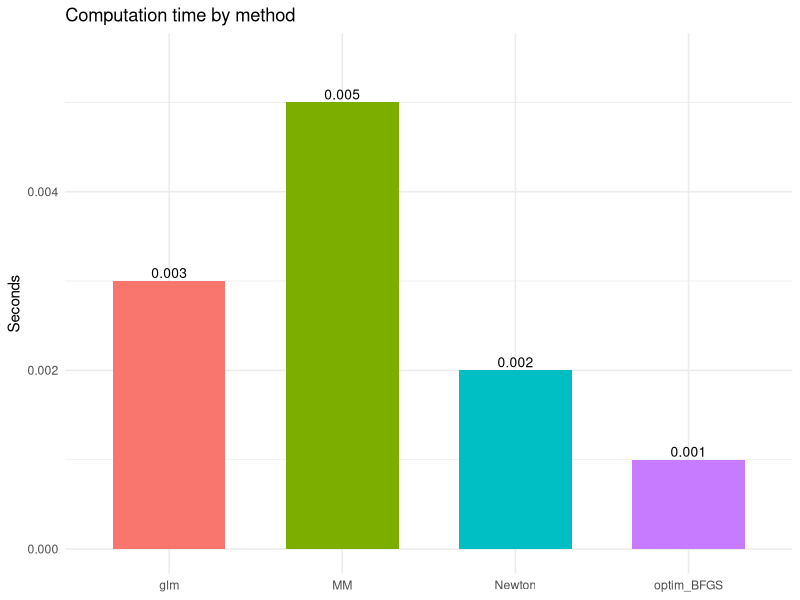
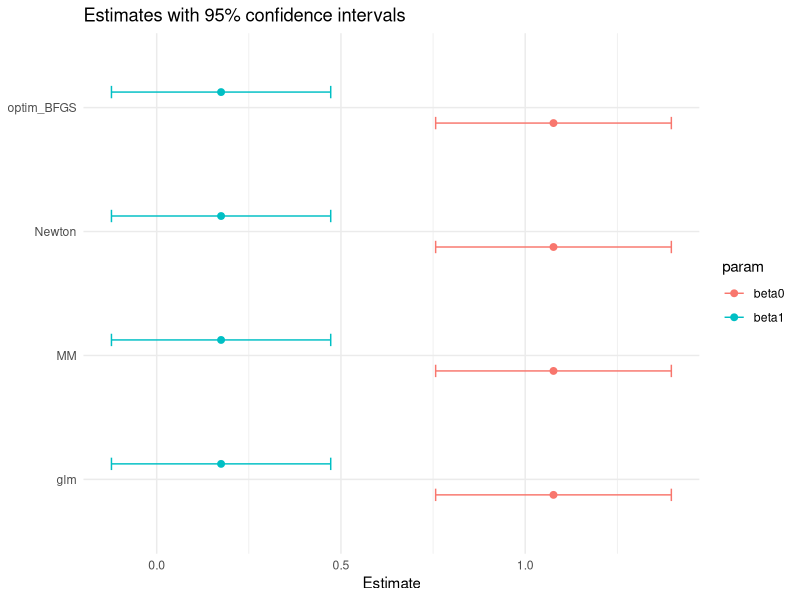
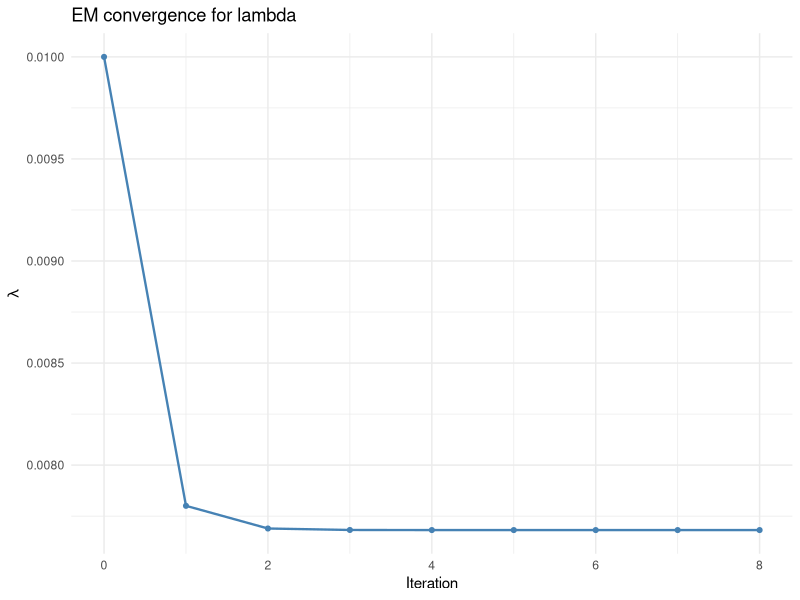

These figures' R source, in order:
## ---- chunk 1
knitr::opts_chunk$set(echo = TRUE, warning = FALSE, message = FALSE)
library(ggplot2)
## ---- chunk 2
set.seed(731)

n <- 200
beta_true <- c(1, 0.3)
x <- rnorm(n)
X <- cbind(1, x)
eta <- as.vector(X %*% beta_true)
prob <- 1 / (1 + exp(-eta))
y <- rbinom(n, 1, prob)

loglik <- function(beta, X, y) {
  eta <- as.vector(X %*% beta)
  sum(y * eta - log1p(exp(eta)))
}

score <- function(beta, X, y) {
  eta <- as.vector(X %*% beta)
  mu <- 1 / (1 + exp(-eta))
  as.vector(t(X) %*% (y - mu))
}

hess <- function(beta, X, y) {
  eta <- as.vector(X %*% beta)
  mu <- 1 / (1 + exp(-eta))
  w <- mu * (1 - mu)
  -crossprod(X * w, X)
}

newton_logit <- function(X, y, beta0 = c(0, 0), tol = 1e-8, maxit = 200) {
  beta <- beta0
  t0 <- proc.time()[3]
  for (it in 1:maxit) {
    g <- score(beta, X, y)
    H <- hess(beta, X, y)
    beta_new <- beta - solve(H, g)
    if (max(abs(beta_new - beta)) < tol) {
      beta <- beta_new
      break
    }
    beta <- beta_new
  }
  elapsed <- proc.time()[3] - t0

  eta <- as.vector(X %*% beta)
  mu <- 1 / (1 + exp(-eta))
  w <- mu * (1 - mu)
  vc <- solve(crossprod(X * w, X))
  se <- sqrt(diag(vc))

  list(beta = beta, se = se, vcov = vc, iter = it, time = elapsed)
}

mm_logit <- function(X, y, beta0 = c(0, 0), tol = 1e-8, maxit = 500, inner_maxit = 200) {
  p_dim <- ncol(X)
  beta <- beta0
  t0 <- proc.time()[3]

  for (it in 1:maxit) {
    beta_k <- beta
    eta_k <- as.vector(X %*% beta_k)
    w <- exp(eta_k) / (1 + exp(eta_k))
    beta_new <- beta_k

    for (j in 1:p_dim) {
      b <- beta_k[j]
      xj <- X[, j]
      s1 <- sum(y * xj)

      for (inner in 1:inner_maxit) {
        exp_term <- exp(p_dim * xj * (b - beta_k[j]))
        d1 <- -sum(w * xj * exp_term) + s1
        d2 <- -p_dim * sum(w * xj^2 * exp_term)
        b_new <- b - d1 / d2
        if (abs(b_new - b) < 1e-10) {
          b <- b_new
          break
        }
        b <- b_new
      }
      beta_new[j] <- b
    }

    if (max(abs(beta_new - beta_k)) < tol) {
      beta <- beta_new
      break
    }
    beta <- beta_new
  }

  elapsed <- proc.time()[3] - t0

  eta <- as.vector(X %*% beta)
  mu <- 1 / (1 + exp(-eta))
  w <- mu * (1 - mu)
  vc <- solve(crossprod(X * w, X))
  se <- sqrt(diag(vc))

  list(beta = beta, se = se, vcov = vc, iter = it, time = elapsed)
}

ci95 <- function(beta, se) {
  cbind(low = beta - 1.96 * se, high = beta + 1.96 * se)
}

fit_newton <- newton_logit(X, y, beta0 = c(0, 0), tol = 1e-8)
fit_mm <- mm_logit(X, y, beta0 = c(0, 0), tol = 1e-8)

t_glm <- system.time(
  fit_glm <- glm(y ~ x, family = binomial())
)
beta_glm <- coef(fit_glm)
se_glm <- sqrt(diag(vcov(fit_glm)))

negll <- function(beta, X, y) -loglik(beta, X, y)
t_optim <- system.time(
  fit_optim <- optim(c(0, 0), negll, X = X, y = y,
                     method = "BFGS", hessian = TRUE,
                     control = list(reltol = 1e-8, maxit = 1000))
)
beta_optim <- fit_optim$par
se_optim <- sqrt(diag(solve(fit_optim$hessian)))

results <- data.frame(
  method = c("Newton", "MM", "glm", "optim_BFGS"),
  beta0 = c(fit_newton$beta[1], fit_mm$beta[1], beta_glm[1], beta_optim[1]),
  beta1 = c(fit_newton$beta[2], fit_mm$beta[2], beta_glm[2], beta_optim[2]),
  iter = c(fit_newton$iter, fit_mm$iter, fit_glm$iter, fit_optim$counts["function"]),
  time_sec = c(fit_newton$time, fit_mm$time, t_glm["elapsed"], t_optim["elapsed"])
)

ci_df <- rbind(
  data.frame(method = "Newton", param = c("beta0", "beta1"), ci95(fit_newton$beta, fit_newton$se)),
  data.frame(method = "MM", param = c("beta0", "beta1"), ci95(fit_mm$beta, fit_mm$se)),
  data.frame(method = "glm", param = c("beta0", "beta1"), ci95(beta_glm, se_glm)),
  data.frame(method = "optim_BFGS", param = c("beta0", "beta1"), ci95(beta_optim, se_optim))
)

results_disp <- results
results_disp[sapply(results_disp, is.numeric)] <-
  round(results_disp[sapply(results_disp, is.numeric)], 6)

ci_df_disp <- ci_df
ci_df_disp[sapply(ci_df_disp, is.numeric)] <-
  round(ci_df_disp[sapply(ci_df_disp, is.numeric)], 6)
rownames(ci_df_disp) <- NULL

knitr::kable(results_disp, caption = "Method comparison: estimates, iterations, and time")
knitr::kable(ci_df_disp, row.names = FALSE, caption = "95% confidence intervals for beta0 and beta1")
## ---- chunk 3
ggplot(results, aes(x = method, y = time_sec, fill = method)) +
  geom_col(width = 0.65, show.legend = FALSE) +
  geom_text(aes(label = sprintf("%.3f", time_sec)), vjust = -0.3, size = 3.5) +
  labs(title = "Computation time by method", x = NULL, y = "Seconds") +
  theme_minimal(base_size = 11) +
  expand_limits(y = max(results$time_sec) * 1.10)
## ---- chunk 4
plot_df <- merge(
  data.frame(method = results$method, beta0 = results$beta0, beta1 = results$beta1),
  ci_df,
  by = "method"
)
plot_df$estimate <- ifelse(plot_df$param == "beta0", plot_df$beta0, plot_df$beta1)

ggplot(plot_df, aes(x = estimate, y = method, color = param)) +
  geom_point(position = position_dodge(width = 0.5), size = 2) +
  geom_errorbarh(aes(xmin = low, xmax = high),
                 position = position_dodge(width = 0.5), height = 0.2) +
  labs(title = "Estimates with 95% confidence intervals", x = "Estimate", y = NULL) +
  theme_minimal(base_size = 11)
## ---- chunk 5
library(survival)

veteran <- survival::veteran
y_obs <- veteran$time
delta <- veteran$status

em_exp_censored <- function(y, delta, lambda0 = 0.01, tol = 1e-10, maxit = 10000) {
  lambda <- lambda0
  trace <- data.frame(iter = 0, lambda = lambda0)
  t0 <- proc.time()[3]

  for (it in 1:maxit) {
    Et <- ifelse(delta == 1, y, y + 1 / lambda)
    lambda_new <- length(y) / sum(Et)
    trace <- rbind(trace, data.frame(iter = it, lambda = lambda_new))

    if (abs(lambda_new - lambda) < tol * max(1, abs(lambda))) {
      lambda <- lambda_new
      break
    }
    lambda <- lambda_new
  }

  list(lambda = lambda, iter = it, time = proc.time()[3] - t0, trace = trace)
}

fit_em <- em_exp_censored(y_obs, delta)

# Closed-form MLE under right-censoring
d <- sum(delta)
S <- sum(y_obs)
lambda_hat <- d / S

# Wald CI from observed information: I(lambda) = d/lambda^2
se_lambda <- lambda_hat / sqrt(d)
ci_wald <- lambda_hat + c(-1, 1) * 1.96 * se_lambda

# AFT comparison using exponential errors
fit_aft <- survreg(Surv(time, status) ~ 1, data = veteran, dist = "exponential")
mu_hat <- as.numeric(coef(fit_aft)[1])
se_mu <- sqrt(fit_aft$var[1, 1])
lambda_aft <- exp(-mu_hat)
ci_lambda_aft <- exp(-(mu_hat + c(1, -1) * 1.96 * se_mu))

summary_tbl <- data.frame(
  quantity = c("EM lambda", "Closed-form lambda", "AFT-transformed lambda", "EM iterations", "EM time (sec)"),
  value = c(fit_em$lambda, lambda_hat, lambda_aft, fit_em$iter, fit_em$time)
)

ci_tbl <- data.frame(
  method = c("EM/MLE Wald CI", "AFT transformed CI"),
  lower = c(ci_wald[1], ci_lambda_aft[1]),
  upper = c(ci_wald[2], ci_lambda_aft[2])
)

summary_tbl_disp <- summary_tbl
summary_tbl_disp[sapply(summary_tbl_disp, is.numeric)] <-
  round(summary_tbl_disp[sapply(summary_tbl_disp, is.numeric)], 6)

ci_tbl_disp <- ci_tbl
ci_tbl_disp[sapply(ci_tbl_disp, is.numeric)] <-
  round(ci_tbl_disp[sapply(ci_tbl_disp, is.numeric)], 6)

knitr::kable(summary_tbl_disp, caption = "Estimated lambda and convergence summary")
knitr::kable(ci_tbl_disp, caption = "95% confidence intervals for lambda")
## ---- chunk 6
ggplot(fit_em$trace, aes(iter, lambda)) +
  geom_line(color = "steelblue", linewidth = 0.8) +
  geom_point(color = "steelblue", size = 1.4) +
  labs(title = "EM convergence for lambda", x = "Iteration", y = expression(lambda)) +
  theme_minimal(base_size = 11)
